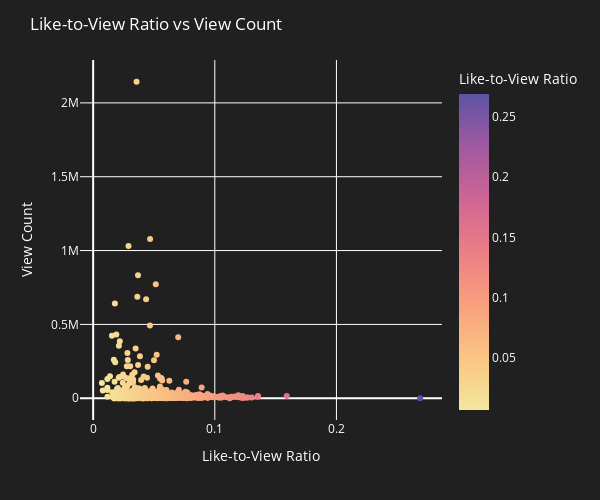

This figure's notebook cell:
### Code cell
fig = px.scatter(df_not_null, x="LiketoViewRatio", y="ViewCount",
                labels={
                    "LiketoViewRatio": "Like-to-View Ratio",
                    "ViewCount": "View Count"
                },
                color='LiketoViewRatio', 
                color_continuous_scale=px.colors.sequential.Sunset)

fig.update_layout(
    title="Like-to-View Ratio vs View Count",
    xaxis_title="Like-to-View Ratio",
    yaxis_title="View Count",
    plot_bgcolor='rgba(32, 32, 32, 1)',
    paper_bgcolor='rgba(32, 32, 32, 1)',
    font=dict(color='white'),
    width=600,
    height=500
)

pio.write_image(fig=fig, file='scatter_ratio_view.png', format='png')
fig.show()

### Figure 1 — Plotly figure (JSON) as saved in the notebook; plotly's stock layout.template omitted (floating-point values rounded to 4 significant figures; data arrays with more than 128 entries replaced by an {"elided": "..."} marker saying what was removed)
{"data": [{"hovertemplate": "Like-to-View Ratio=%{marker.color}<br>View Count=%{y}<extra></extra>", "legendgroup": "", "marker": {"color": {"elided": "640 float values"}, "coloraxis": "coloraxis", "symbol": "circle"}, "mode": "markers", "name": "", "orientation": "v", "showlegend": false, "type": "scatter", "x": {"elided": "640 float values"}, "xaxis": "x", "y": {"elided": "640 int values"}, "yaxis": "y"}], "layout": {"coloraxis": {"colorbar": {"title": {"text": "Like-to-View Ratio"}}, "colorscale": [[0, "rgb(243, 231, 155)"], [0.1667, "rgb(250, 196, 132)"], [0.3333, "rgb(248, 160, 126)"], [0.5, "rgb(235, 127, 134)"], [0.6667, "rgb(206, 102, 147)"], [0.8333, "rgb(160, 89, 160)"], [1, "rgb(92, 83, 165)"]]}, "font": {"color": "white"}, "height": 500, "legend": {"tracegroupgap": 0}, "margin": {"t": 60}, "paper_bgcolor": "rgba(32, 32, 32, 1)", "plot_bgcolor": "rgba(32, 32, 32, 1)", "title": {"text": "Like-to-View Ratio vs View Count"}, "width": 600, "xaxis": {"anchor": "y", "autorange": true, "domain": [0, 1], "range": [-0.01091, 0.2869], "title": {"text": "Like-to-View Ratio"}, "type": "linear"}, "yaxis": {"anchor": "x", "autorange": true, "domain": [0, 1], "range": [-147300.0, 2290000.0], "title": {"text": "View Count"}, "type": "linear"}}}
